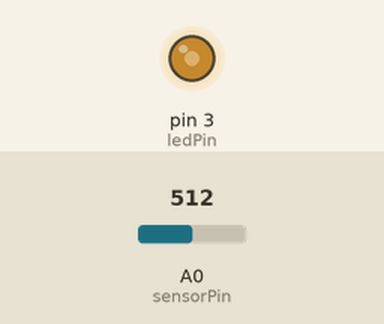
Simulated run of this sketch. Board: Arduino Uno, built with avr-gcc and run on an emulated ATmega328P. On the bench: output pins drawn as LEDs (lit = HIGH). The test bench sets the inputs (shaded band); at power-on: A0 (sensorPin) = 512.

Above: at 1.2 s.
1.3 s: A0 (sensorPin) set to 716
At 2.0 s:
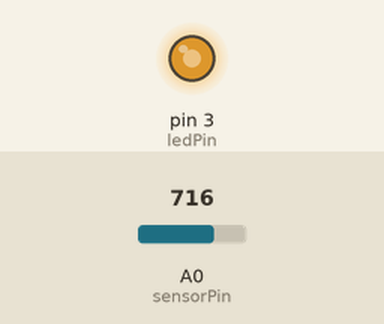
2.8 s: A0 (sensorPin) set to 900
At 3.4 s:
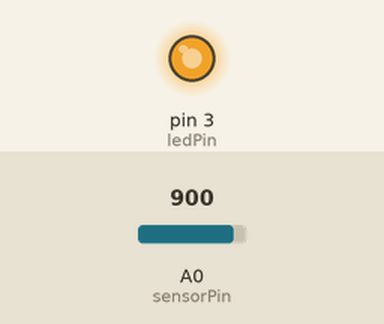
4.3 s: A0 (sensorPin) set to 122
At 5.5 s:
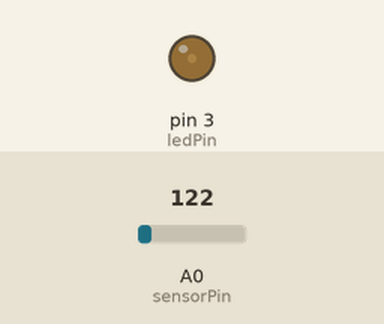
5.8 s: A0 (sensorPin) set to 0
At 6.6 s:
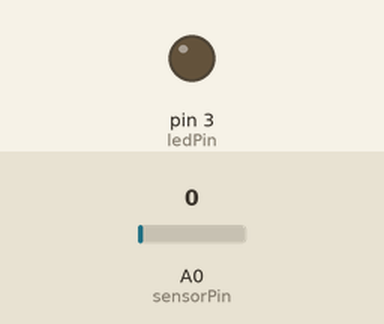
7.3 s: A0 (sensorPin) set to 511
At 7.9 s:
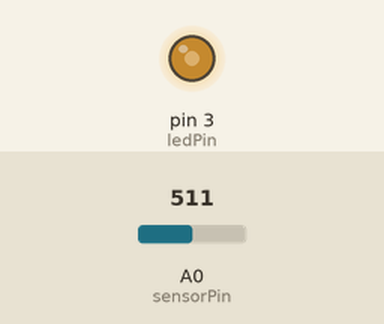
Timing chart, 0 to 9.8 s (numbered marks = the images above; inputs shaded):
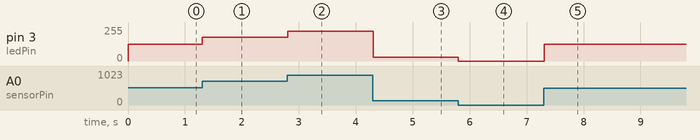

Measured:
- after the input at 1.3 s, pin 3 (ledPin): 127/255 → 178/255 at once
- after the input at 2.8 s, pin 3 (ledPin): 178/255 → 224/255 at once
- after the input at 4.3 s, pin 3 (ledPin): 224/255 → 30/255 at once
- after the input at 5.8 s, pin 3 (ledPin): 30/255 → 0/255 at once
- after the input at 7.3 s, pin 3 (ledPin): 0/255 → 127/255 at once

The sketch:

pot_led.ino
```cpp
/* Control the brightness of an LED with potentiometer */

int sensorPin = A0;
int ledPin = 3;
int potValue = 0;
int ledValue = 0;

void setup() {
  // declare the ledPin as an OUTPUT:
  pinMode(ledPin, OUTPUT);
  pinMode(sensorPin, INPUT);
  Serial.begin(9600);
}

void loop() {
  // read the value from the sensor:
  potValue = analogRead(sensorPin);
  //Serial.println(potValue);
  ledValue = map(potValue, 0, 1023, 0, 255);
  analogWrite(ledPin, ledValue);
  delay(10);
}
```
